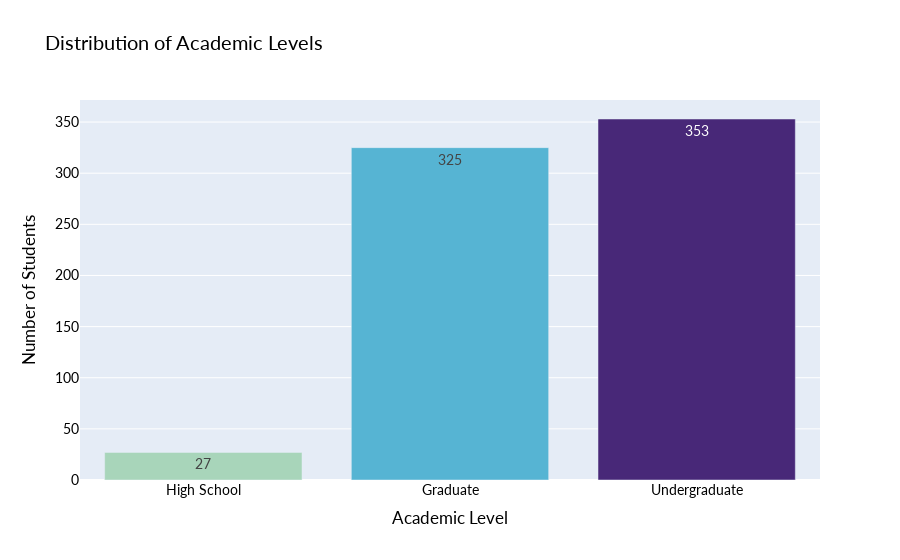

This figure's notebook cell:
### Markdown cell above
## 3. Academic Level
Let’s talk credentials- not ours, but the academic level of the students in this dataset.

Understanding whether a student is in high school, undergrad, or grad school isn’t just semantics- it frames everything from stress levels to social media behavior. A high schooler procrastinating on TikTok is very different from a grad student "doom-researching" on LinkedIn.

Academic level also gives us insight into maturity, digital responsibility, and possibly how close someone is to deleting Instagram and becoming a full-time Notion user.

Let’s see which educational stages dominate this dataset.

### Code cell
# Define the correct academic level order (ascending)
level_order = ['High School', 'Graduate', 'Undergraduate']

# Get and display the value counts for academic level
academic_lvl_summary = (
    student_df['academic_level']
    .value_counts()
    .reset_index()
    .rename(columns = {'index': 'academic_level', 'academic_level': 'count'})
)

# Apply the custom category order
academic_lvl_summary['academic_level'] = pd.Categorical(
    academic_lvl_summary['academic_level'],
    categories = level_order,
    ordered = True
)

# Sort by the ordered category
academic_lvl_summary = academic_lvl_summary.sort_values('academic_level')

# Display summary before plotting
print('Academic Level Counts:\n', academic_lvl_summary)

# Create bar plot 
fig = px.bar(academic_lvl_summary, x = 'academic_level', y = 'count',
    color = 'academic_level',
    title = 'Distribution of Academic Levels',
    text = 'count',
    color_discrete_sequence = ['#A8D5BA', '#56B4D3', '#482878']
)

# Update layout
fig.update_layout(
    font = dict(family = 'Lato', size = 14, color = 'black'),
    xaxis_title = 'Academic Level',
    yaxis_title = 'Number of Students',
    showlegend = False
)

fig.show()

### Figure 1 — Plotly figure (JSON) as saved in the notebook; plotly's stock layout.template omitted (floating-point values rounded to 4 significant figures)
{"data": [{"alignmentgroup": "True", "hovertemplate": "academic_level=%{x}<br>count=%{text}<extra></extra>", "legendgroup": "High School", "marker": {"color": "#A8D5BA"}, "name": "High School", "offsetgroup": "High School", "orientation": "v", "showlegend": true, "text": [27], "textposition": "auto", "type": "bar", "x": ["High School"], "xaxis": "x", "y": [27], "yaxis": "y"}, {"alignmentgroup": "True", "hovertemplate": "academic_level=%{x}<br>count=%{text}<extra></extra>", "legendgroup": "Graduate", "marker": {"color": "#56B4D3"}, "name": "Graduate", "offsetgroup": "Graduate", "orientation": "v", "showlegend": true, "text": [325], "textposition": "auto", "type": "bar", "x": ["Graduate"], "xaxis": "x", "y": [325], "yaxis": "y"}, {"alignmentgroup": "True", "hovertemplate": "academic_level=%{x}<br>count=%{text}<extra></extra>", "legendgroup": "Undergraduate", "marker": {"color": "#482878"}, "name": "Undergraduate", "offsetgroup": "Undergraduate", "orientation": "v", "showlegend": true, "text": [353], "textposition": "auto", "type": "bar", "x": ["Undergraduate"], "xaxis": "x", "y": [353], "yaxis": "y"}], "layout": {"barmode": "relative", "font": {"color": "black", "family": "Lato", "size": 14}, "legend": {"title": {"text": "academic_level"}, "tracegroupgap": 0}, "showlegend": false, "title": {"text": "Distribution of Academic Levels"}, "xaxis": {"anchor": "y", "categoryarray": ["High School", "Graduate", "Undergraduate"], "categoryorder": "array", "domain": [0, 1], "title": {"text": "Academic Level"}}, "yaxis": {"anchor": "x", "domain": [0, 1], "title": {"text": "Number of Students"}}}}
